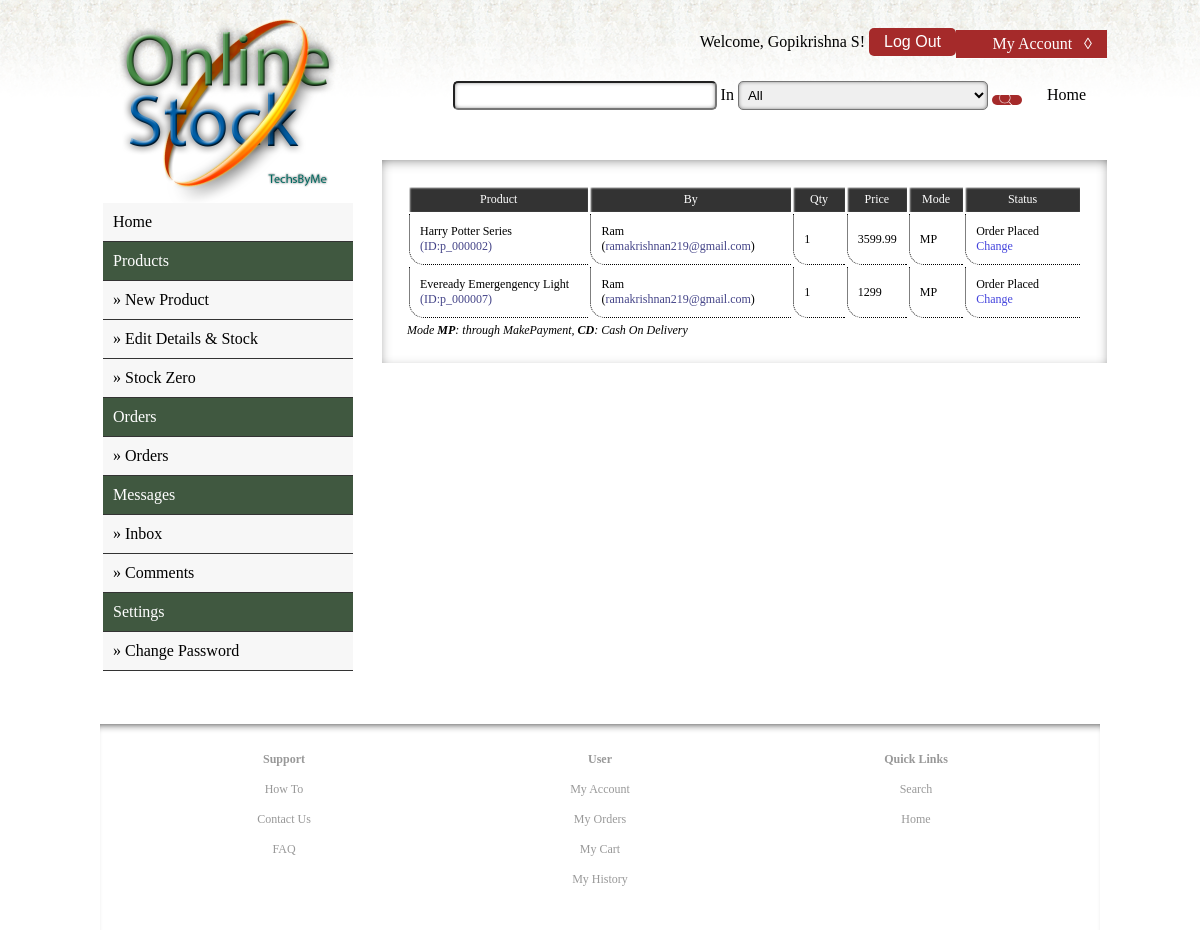
The page /admin/orders (signed in) on the database its author committed.
### tables this page shows
CREATE TABLE IF NOT EXISTS `os_orders` (
  `orderId` tinytext NOT NULL,
  `productId` varchar(8) NOT NULL,
  `userId` tinytext NOT NULL,
  `date` date NOT NULL,
  `price` double NOT NULL,
  `quantity` int(11) NOT NULL,
  `status` varchar(2) NOT NULL,
  `mode` varchar(3) NOT NULL
);

CREATE TABLE IF NOT EXISTS `os_products` (
  `Id` varchar(8) NOT NULL,
  `Name` text NOT NULL,
  `Category` varchar(8) NOT NULL,
  `Desc` text,
  `Spec` longtext,
  `Image` text,
  `Stock` int(11) NOT NULL,
  `Date` timestamp NOT NULL DEFAULT CURRENT_TIMESTAMP,
  `Price` float NOT NULL,
  `Discount` int(11) NOT NULL,
  `Delivery` int(11) NOT NULL,
  `Available` int(11) NOT NULL
);

CREATE TABLE IF NOT EXISTS `os_users` (
  `dName` tinytext NOT NULL,
  `uName` tinytext NOT NULL,
  `uPass` text NOT NULL
);

### admin/orders/index.php (the view, shortened to what this page needs)
<?php
    include("../../common/header.php");
    include("../../common/config.php");
    $query = "SELECT os_orders.*, os_users.dName, os_products.Name FROM os_orders, os_users, os_products ".
             "WHERE os_users.uName = os_orders.userId AND os_orders.productId = os_products.Id AND NOT( status = 'D' OR status = 'R')";
    echo "<table width='675px' style='font-size: 12px'>".
            "<tr>".
                "<td class='table-h' width='200px'>Product</td>".
                "<td class='table-h' width='200px'>By</td>".
                "<td class='table-h' width='50px'>Qty</td>".
                "<td class='table-h' width='50px'>Price</td>".
                "<td class='table-h' width='50px'>Mode</td>".
                "<td class='table-h' width='125px'>Status</td>".
            "</tr>";
    $result = mysqli_query($dbc,$query) or die(mysqli_error($dbc));
    while($row = mysqli_fetch_row($result))
    {
        if($row[6]=="O") $status = "Order Placed";
        elseif($row[6]=="U") $status = "Unavailable";
        elseif($row[6]=="S") $status = "Shipped";
        elseif($row[6]=="D") $status = "Delivered";
        elseif($row[6]=="R") $status = "Returned";
        echo "<tr>".
                "<td class='table-d' >".$row[9]."<br><span style='color: #448;'>(ID:".$row[1].")</span></td>".
                "<td class='table-d' >".$row[8]."<br>(<span style='color: #448;' >".$row[2]."</span>)</td>".
                "<td class='table-d' >".$row[5]."</td>".
                "<td class='table-d' >".$row[4]."</td>".
                "<td class='table-d' >".$row[7]."</td>".
                "<td class='table-d' >".$status."<br>".
                    "<span style='color: #44D' class='item-change' data-item-id='".$row[0]."'>Change</span>".
                "</td>".
             "</tr>";
    }
    echo "</table>";
?>
<span style="font-style: italic; font-size: 12px">Mode <b>MP</b>: through MakePayment, <b>CD</b>: Cash On Delivery</span>
<?php
    include("../../common/footer.php");
?>

### styles/style.css (style rules this page uses)
.table-h { background-color: #333; color: #FFF; padding: 5px; text-align: center; box-shadow: inset 1px 1px 2px #FFF; }
.table-d { padding: 10px 10px; border: 0px; border-left: 1px; border-bottom: 1px; border-color: #000; border-style: dotted; border-radius: 0px 0px 0px 15px; }
.item-change { cursor: pointer; }

### styles/htmlstyle.css (style rules this page uses)
body { font-size: 16px; font-family: Georgia; margin: 0px; background-image: url(/images/bg.png); background-repeat: repeat-x; background-attachment: fixed; }

### rows shown on the page
os_orders: os_products.Name "Harry Potter Series", productId "p_000002", os_users.dName "Ram", userId "ramakrishnan219@gmail.com", quantity "1", price "3599.99", mode "MP", status "Order Placed"
os_orders: os_products.Name "Eveready Emergengency Light", productId "p_000007", os_users.dName "Ram", userId "ramakrishnan219@gmail.com", quantity "1", price "1299", mode "MP", status "Order Placed"

### other values the page prints
$_SESSION['os_cur_disp'] "Gopikrishna S"
